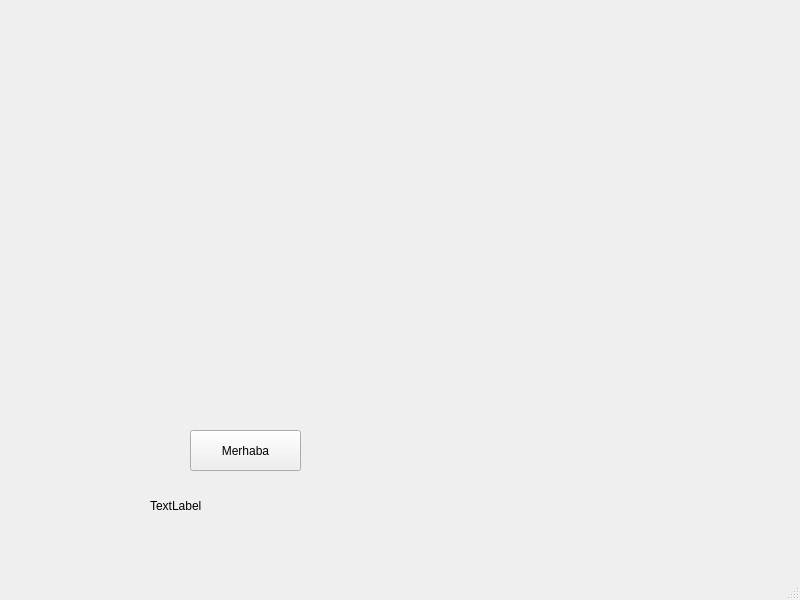
<?xml version="1.0" encoding="UTF-8"?>
<ui version="4.0">
 <class>MainWindow</class>
 <widget class="QMainWindow" name="MainWindow">
  <property name="geometry">
   <rect>
    <x>0</x>
    <y>0</y>
    <width>800</width>
    <height>600</height>
   </rect>
  </property>
  <property name="windowTitle">
   <string>MainWindow</string>
  </property>
  <widget class="QWidget" name="centralwidget">
   <widget class="QLabel" name="label">
    <property name="geometry">
     <rect>
      <x>150</x>
      <y>490</y>
      <width>181</width>
      <height>31</height>
     </rect>
    </property>
    <property name="text">
     <string>TextLabel</string>
    </property>
   </widget>
   <widget class="QPushButton" name="pushButton">
    <property name="geometry">
     <rect>
      <x>190</x>
      <y>430</y>
      <width>111</width>
      <height>41</height>
     </rect>
    </property>
    <property name="text">
     <string>Merhaba</string>
    </property>
   </widget>
  </widget>
  <widget class="QMenuBar" name="menubar">
   <property name="geometry">
    <rect>
     <x>0</x>
     <y>0</y>
     <width>800</width>
     <height>21</height>
    </rect>
   </property>
  </widget>
  <widget class="QStatusBar" name="statusbar"/>
 </widget>
 <resources/>
 <connections/>
</ui>
